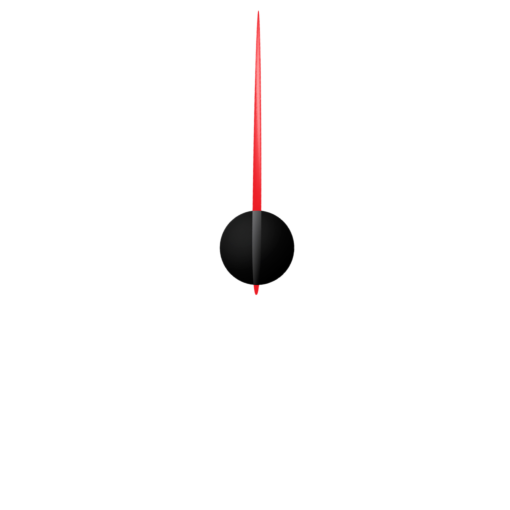
#> input picture needle-red.png, 1020 x 1020 px (shown at 1/2 size)
$ python python_gauge.py
#> lines starting #> are read from the running program, lines starting #| are printed output that depends on the picture
#!/usr/bin/env python3
"""
Copyright (C) 2021 P Smit
Copyright (C) 2018 FireEye, Inc., created by Andrew Shay. All Rights Reserved.
"""

import PIL

from PIL import Image, ImageDraw
import math
import os
import glob
import argparse

def parseArgs():
    p = argparse.ArgumentParser(description='Draw some gauges.',
                                formatter_class=argparse.ArgumentDefaultsHelpFormatter)
    p.add_argument('percentages', metavar='N%', type=int, nargs='*',
                        default=list(range(0, 101, 10)),
                        help='percentages to draw the needle at')
    p.add_argument('--thumbnails', action='store_true',
                        help='generate thumbnails')
    p.add_argument('--gaugeDegrees', metavar="N°", type=int, default=180+90,
                    help="degrees the needle spans on gauge, assumed to be symetric around North.")
    p.add_argument('--debug', action='store_true',
                        help='print debug messages.')
    #Note: use vars(p.parse_args()) to turn into dict
    return p.parse_args()


args = parseArgs()
debug = args.debug
if debug: print(f"Debug: {args=}")

# percentages = [ 0, 25, 50, 75, 100 ]  # Percent for gauge
percentages = args.percentages

output_file_name_template = 'new_gauge{extra}{percent}%.png'
fileList = glob.glob(output_file_name_template.format(extra="_", percent="*"))
for filePath in fileList: os.remove(filePath)

fnImgNeedle = 'needle-red.png'
locNeedleRotate = (510, 480)
NeedleResizeFactor = 0.28

fnImgGauge = 'gauge-md.png'
locGaugePlaceNeedle = (150, 145)

locCalcPlaceNeedle = (
        locGaugePlaceNeedle[0] - math.trunc(locNeedleRotate[0] * NeedleResizeFactor) ,
        locGaugePlaceNeedle[1] - math.trunc(locNeedleRotate[1] * NeedleResizeFactor)
    )

for percent in percentages:
    fraction = percent / 100
    gaugeDegrees = args.gaugeDegrees
    rotation = ( gaugeDegrees ) * fraction  # 180 degrees because the gauge is half a circle
    rotation = gaugeDegrees / 2 - rotation  # Factor in the needle graphic pointing to 50 (90 degrees)

    dial = Image.open(fnImgNeedle)
#> dial is the input picture: PIL image 1020x1020 RGBA; mean R, G, B, A 2.2, 1.3, 1.3, 5.7
    #  ,expand=True not working well, better to create needle canvas big enough for needle to fit in all directions after rotation.
    dial = dial.rotate(rotation, resample=PIL.Image.BICUBIC, center=locNeedleRotate)  # Rotate needle
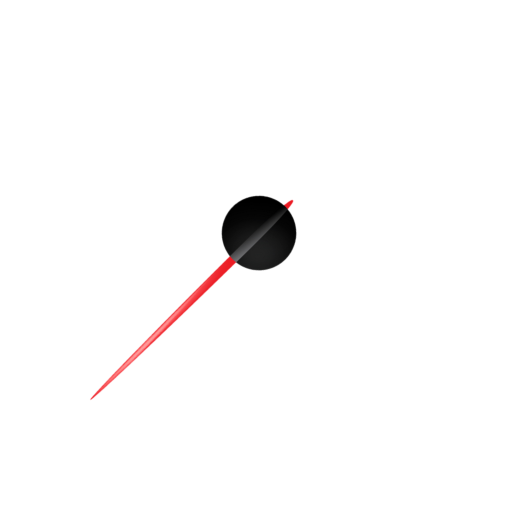
#> dial: PIL image 1020x1020 RGBA (shown at 1/2 size); mean R, G, B, A 2.2, 1.3, 1.3, 5.7; transparent parts drawn white
    dial = dial.resize( (math.trunc(dial.size[0]*NeedleResizeFactor), math.trunc(dial.size[1]*NeedleResizeFactor) ) )
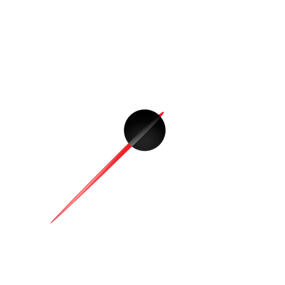
#> dial: PIL image 285x285 RGBA; mean R, G, B, A 2.4, 1.4, 1.4, 5.7; transparent parts drawn white
    if debug: dial.save(f"needle-rotate-{percent}.png")

    gauge = Image.open(fnImgGauge)
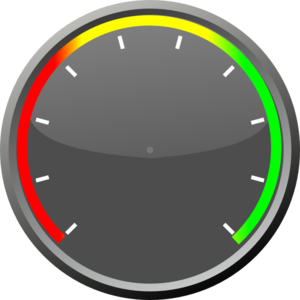
#> input picture gauge-md.png, 300 x 300 px
#> gauge is the input picture: PIL image 300x300 RGBA; mean R, G, B, A 83.1, 83.3, 71.6, 200.4


    if debug: print(f"Debug {[item1 + item2 for item1, item2 in zip(locGaugePlaceNeedle, locNeedleRotate)]} {fnImgNeedle}:{dial.size} {fnImgGauge}:{gauge.size} place:{locCalcPlaceNeedle} rotation:{rotation}")
    gauge.paste(dial, locCalcPlaceNeedle, mask=dial)  # Paste needle onto gauge

    gaugeDraw = ImageDraw.Draw(gauge)
    if debug: print(f"DEBUG:: {locGaugePlaceNeedle[0]-50}, {locGaugePlaceNeedle[0]+200}")
    gaugeDraw.text((locGaugePlaceNeedle[0]-10, locGaugePlaceNeedle[0]+120), f"%{percent}", outline='red', fill='blue')

    if args.thumbnails:
        MAX_SIZE = (30, 30)
        gauge.thumbnail(MAX_SIZE)
        fn=output_file_name_template.format(extra="_thumb_", percent=percent)
        gauge.save()
    else:
        fn=output_file_name_template.format(extra="_", percent=percent)
        gauge.save(fn)
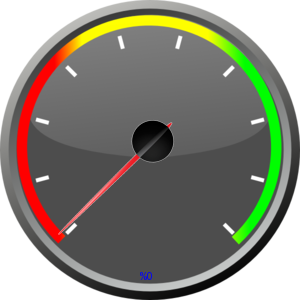
#> saved as new_gauge_0%.png: PIL image 300x300 RGBA; mean R, G, B, A 82.7, 82.1, 70.6, 200.2; transparent parts drawn white
    print(f"Created: {fn}")
